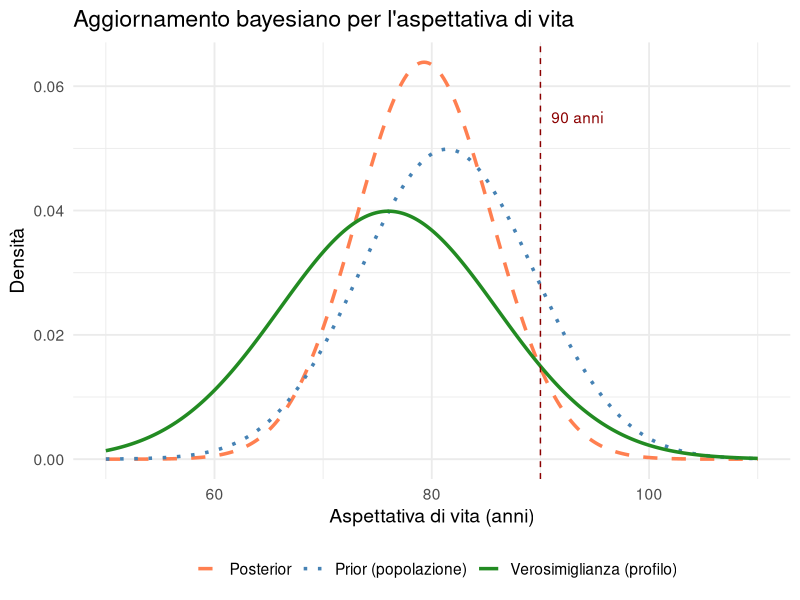
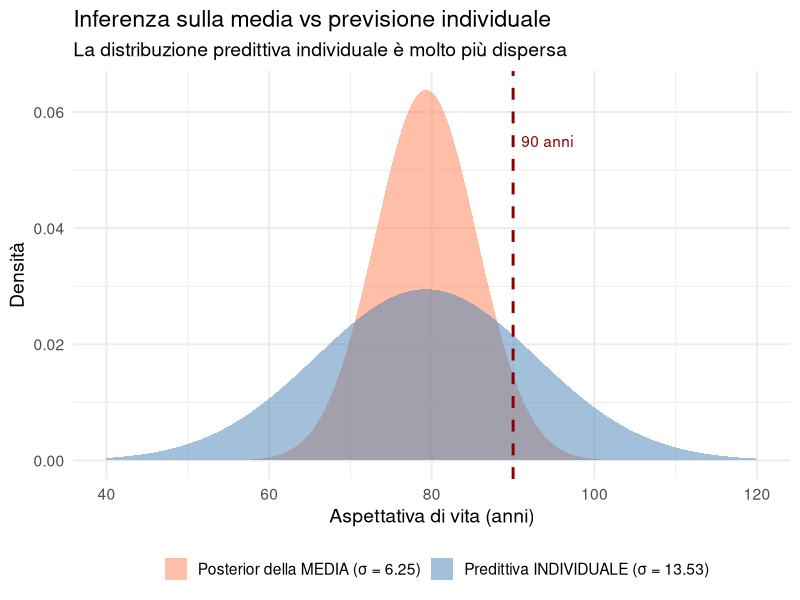
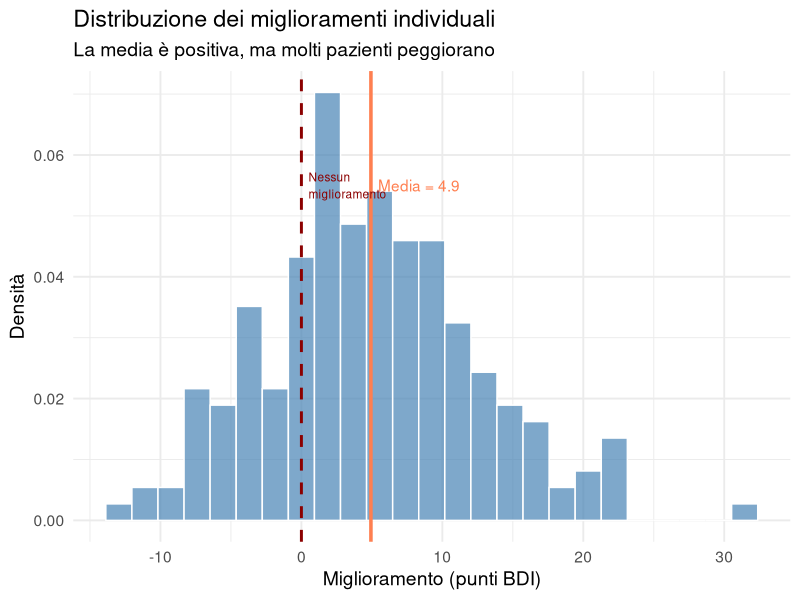

Write the R code that produced these figures, in order.
## ---- chunk 1
#| echo: false
#| message: false
#| warning: false
library(ggplot2)
library(dplyr)
set.seed(42)
## ---- chunk 2
# I nostri dati
mu_0 <- 81.4     # Media prior (popolazione generale)
sigma_0 <- 8     # DS prior
y_obs <- 76      # Stima per questo profilo specifico
sigma_obs <- 10  # Incertezza della stima

# Passo 1: calcolare le precisioni (1 / varianza)
precisione_prior <- 1 / sigma_0^2
precisione_dati <- 1 / sigma_obs^2
## ---- chunk 3
cat("Precisione del prior:", round(precisione_prior, 4), "\n")
cat("Precisione dei dati:", round(precisione_dati, 4), "\n")
## ---- chunk 4
# La precisione totale è la SOMMA delle precisioni
precisione_totale <- precisione_prior + precisione_dati

# La varianza posterior è l'inverso della precisione totale
var_post <- 1 / precisione_totale
sigma_post <- sqrt(var_post)
## ---- chunk 5
cat("Precisione totale:", round(precisione_totale, 4), "\n")
cat("Varianza posterior:", round(var_post, 2), "\n")
cat("DS posterior:", round(sigma_post, 2), "anni\n")
## ---- chunk 6
# Media pesata, dove i pesi sono le precisioni
mu_post <- (precisione_prior * mu_0 + precisione_dati * y_obs) / precisione_totale

cat("Media posterior:", round(mu_post, 2), "anni\n")
## ---- chunk 7
cat("POSTERIOR PER LA MEDIA μ:\n")
cat("  μ_post =", round(mu_post, 2), "anni\n")
cat("  σ_post =", round(sigma_post, 2), "anni\n")
## ---- chunk 8
#| echo: false
#| fig-height: 4.5

x <- seq(50, 110, length.out = 300)

df <- data.frame(
  x = rep(x, 3),
  densita = c(
    dnorm(x, mu_0, sigma_0),
    dnorm(x, y_obs, sigma_obs),
    dnorm(x, mu_post, sigma_post)
  ),
  tipo = rep(c("Prior (popolazione)", "Verosimiglianza (profilo)", "Posterior"), each = length(x))
)

ggplot(df, aes(x = x, y = densita, color = tipo, linetype = tipo)) +
  geom_line(linewidth = 1.2) +
  geom_vline(xintercept = 90, color = "darkred", linetype = "dashed") +
  annotate("text", x = 91, y = 0.055, label = "90 anni", color = "darkred", hjust = 0) +
  scale_color_manual(values = c("coral", "steelblue", "forestgreen")) +
  scale_linetype_manual(values = c("dashed", "dotted", "solid")) +
  labs(title = "Aggiornamento bayesiano per l'aspettativa di vita",
       x = "Aspettativa di vita (anni)", y = "Densità",
       color = "", linetype = "") +
  theme_minimal(base_size = 14) +
  theme(legend.position = "bottom")
## ---- chunk 9
# P(μ > 90)
prob_media_90 <- 1 - pnorm(90, mu_post, sigma_post)

cat("P(μ > 90) =", round(prob_media_90 * 100, 2), "%\n")
## ---- chunk 10
# IC 95% per μ
ic_95 <- qnorm(c(0.025, 0.975), mu_post, sigma_post)

cat("Intervallo di credibilità 95% per μ:\n")
cat("  [", round(ic_95[1], 1), ",", round(ic_95[2], 1), "] anni\n")
## ---- chunk 11
# Simuliamo 5 "vite" per visualizzare il meccanismo
set.seed(123)

sigma_ind <- 12  # Variabilità individuale (anni)

cat("Simulazione di 5 possibili vite:\n\n")
## ---- chunk 12
for (i in 1:5) {
  
  # Passo 1: scegliamo una media plausibile del gruppo
  mu_star <- rnorm(1, mu_post, sigma_post)
  
  # Passo 2: data quella media, estraiamo la vita dell'individuo
  X <- rnorm(1, mu_star, sigma_ind)
  
  cat("Vita", i, 
      ": media estratta μ* =", round(mu_star, 1),
      "→ vita simulata X =", round(X, 1), "anni\n")
}
## ---- chunk 13
# Le due fonti di incertezza
# sigma_post calcolato in precedenza
sigma_ind <- 12     # Variabilità individuale

# Calcoliamo la varianza totale
var_totale <- sigma_post^2 + sigma_ind^2

cat("Varianza dovuta all'incertezza su μ:", round(sigma_post^2, 2), "\n")
cat("Varianza dovuta alla variabilità individuale:", round(sigma_ind^2, 2), "\n")
cat("Varianza TOTALE:", round(var_totale, 2), "\n")
## ---- chunk 14
# La DS predittiva
sigma_pred <- sqrt(var_totale)

cat("DS predittiva:", round(sigma_pred, 2), "anni\n")
## ---- chunk 15
#| echo: false
#| fig-height: 4.5

x <- seq(40, 120, length.out = 300)

df_conf <- data.frame(
  x = rep(x, 2),
  densita = c(
    dnorm(x, mu_post, sigma_post),
    dnorm(x, mu_post, sigma_pred)
  ),
  tipo = rep(c(
    paste0("Posterior della MEDIA (σ = ", round(sigma_post, 2), ")"), 
    paste0("Predittiva INDIVIDUALE (σ = ", round(sigma_pred, 2), ")")
  ), each = length(x))
)

ggplot(df_conf, aes(x = x, y = densita, fill = tipo)) +
  geom_area(alpha = 0.5, position = "identity") +
  geom_vline(xintercept = 90, color = "darkred", linetype = "dashed", linewidth = 1) +
  annotate("text", x = 91, y = 0.055, label = "90 anni", color = "darkred", hjust = 0) +
  scale_fill_manual(values = c("coral", "steelblue")) +
  labs(title = "Inferenza sulla media vs previsione individuale",
       subtitle = "La distribuzione predittiva individuale è molto più dispersa",
       x = "Aspettativa di vita (anni)", y = "Densità",
       fill = "") +
  theme_minimal(base_size = 14) +
  theme(legend.position = "bottom")
## ---- chunk 16
z_media <- (90 - mu_post) / sigma_post
cat("z per la media:", round(z_media, 2), "\n")
cat("P(μ > 90) =", round((1 - pnorm(z_media)) * 100, 2), "%\n")
## ---- chunk 17
z_ind <- (90 - mu_post) / sigma_pred
cat("z per l'individuo:", round(z_ind, 2), "\n")
cat("P(X > 90) =", round((1 - pnorm(z_ind)) * 100, 2), "%\n")
## ---- chunk 18
#| echo: false

prob_media_90 <- 1 - pnorm(90, mu_post, sigma_post)
prob_ind_90   <- 1 - pnorm(90, mu_post, sigma_pred)

cat("═══════════════════════════════════════════════════\n")
cat("CONFRONTO DELLE PROBABILITÀ\n")
cat("═══════════════════════════════════════════════════\n\n")

cat("MEDIA del gruppo:\n")
cat("  P(μ > 90) =", round(prob_media_90 * 100, 1), "%\n\n")

cat("INDIVIDUO:\n")
cat("  P(X > 90) =", round(prob_ind_90 * 100, 1), "%\n\n")

cat("═══════════════════════════════════════════════════\n")
cat("La probabilità individuale è circa",
    round(prob_ind_90 / prob_media_90, 1),
    "volte maggiore.\n")
## ---- chunk 19
# IC 95% predittivo per l'individuo
ic_pred_95 <- qnorm(c(0.025, 0.975), mu_post, sigma_pred)

cat("Intervallo predittivo 95% per un individuo:\n")
cat("  [", round(ic_pred_95[1], 1), ",", round(ic_pred_95[2], 1), "] anni\n")
## ---- chunk 20
#| echo: false

set.seed(123)

# Simuliamo miglioramenti individuali
miglioramento_medio <- 5
miglioramento_sd <- 8
miglioramenti <- rnorm(200, mean = miglioramento_medio, sd = miglioramento_sd)

df_migliora <- data.frame(miglioramento = miglioramenti)

ggplot(df_migliora, aes(x = miglioramento)) +
  geom_histogram(aes(y = after_stat(density)), bins = 25,
                 fill = "steelblue", alpha = 0.7, color = "white") +
  geom_vline(xintercept = mean(miglioramenti), color = "coral", linewidth = 1.2) +
  geom_vline(xintercept = 0, color = "darkred", linetype = "dashed", linewidth = 1) +
  annotate("text", x = mean(miglioramenti) + 0.5, y = 0.055,
           label = paste0("Media = ", round(mean(miglioramenti), 1)),
           color = "coral", hjust = 0) +
  annotate("text", x = 0.5, y = 0.055,
           label = "Nessun\nmiglioramento", color = "darkred",
           hjust = 0, size = 3) +
  labs(title = "Distribuzione dei miglioramenti individuali",
       subtitle = "La media è positiva, ma molti pazienti peggiorano",
       x = "Miglioramento (punti BDI)", y = "Densità") +
  theme_minimal(base_size = 14)
## ---- chunk 21
# Quanti peggiorano?
n_peggiorano <- sum(miglioramenti < 0)
perc_peggiorano <- mean(miglioramenti < 0) * 100

# Quanti migliorano molto?
perc_molto <- mean(miglioramenti > 10) * 100
## ---- chunk 22
cat("Su 200 pazienti:\n")
cat("  Miglioramento medio:", round(mean(miglioramenti), 1), "punti BDI\n")
cat("  Pazienti che peggiorano:", n_peggiorano,
    "(", round(perc_peggiorano, 1), "%)\n")
cat("  Pazienti con forte miglioramento (>10 punti):",
    round(perc_molto, 1), "%\n")
## ---- chunk 23
#| echo: false
# Calcoliamo i valori per la comunicazione
ic_pred_bdi <- round(mean(miglioramenti) + c(-1.96, 1.96) * sd(miglioramenti), 0)
## ---- chunk 24
#| echo: false

cat("Per una persona sedentaria, sovrappeso, con alimentazione non ottimale:\n\n")
cat("════════════════════════════════════════════════════════\n")
cat("INFERENZA SULLA MEDIA (dove si colloca il centro del gruppo?)\n")
cat("════════════════════════════════════════════════════════\n")
cat("  Aspettativa di vita media stimata:", round(mu_post, 1), "anni\n")
cat("  IC 95%: [", round(ic_95[1], 1), ",", round(ic_95[2], 1), "] anni\n")
cat("  P(μ > 90) =", round(prob_media_90 * 100, 1), "%\n\n")

cat("════════════════════════════════════════════════════════\n")
cat("PREVISIONE INDIVIDUALE (cosa accadrà a questa persona?)\n")
cat("════════════════════════════════════════════════════════\n")
cat("  Aspettativa di vita prevista:", round(mu_post, 1), "anni\n")
cat("  Intervallo predittivo 95%: [", round(ic_pred_95[1], 1), ",", round(ic_pred_95[2], 1), "] anni\n")
cat("  P(vita > 90) =", round(prob_ind_90 * 100, 1), "%\n")
